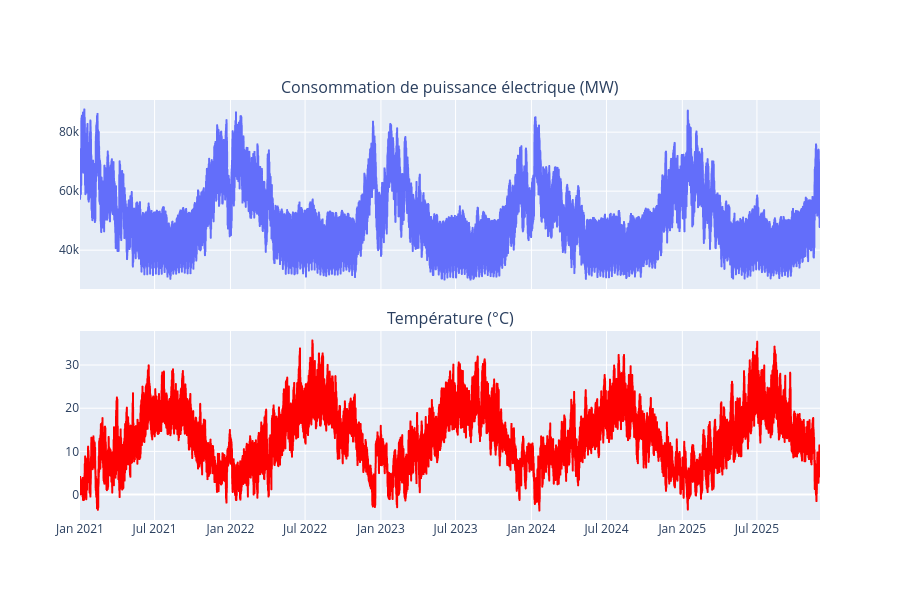

The notebook cell saved with this chart:
### Code cell
fig_2rows = make_subplots(
    rows=2, cols=1,
    shared_xaxes=True,
    subplot_titles=("Consommation de puissance électrique (MW)", "Température (°C)"),
    vertical_spacing=0.1
)
fig_rte = px.line(df, x='end_date', y='value')
fig_2rows.add_trace(fig_rte.data[0], row=1, col=1)

fig_temp = px.line(df, x='end_date', y='mean')
fig_temp.data[0].line.color = 'red'
fig_2rows.add_trace(fig_temp.data[0], row=2, col=1)

fig_2rows.update_layout(height=600)
fig_2rows.show()

### Figure 1 — Plotly figure (JSON) as saved in the notebook; plotly's stock layout.template omitted (floating-point values rounded to 4 significant figures; data arrays with more than 128 entries replaced by an {"elided": "..."} marker saying what was removed)
{"data": [{"hovertemplate": "end_date=%{x}<br>value=%{y}<extra></extra>", "legendgroup": "", "line": {"color": "#636efa", "dash": "solid"}, "marker": {"symbol": "circle"}, "mode": "lines", "name": "", "showlegend": false, "type": "scattergl", "x": {"elided": "43069 str values"}, "xaxis": "x", "y": {"elided": "43069 float values"}, "yaxis": "y"}, {"hovertemplate": "end_date=%{x}<br>mean=%{y}<extra></extra>", "legendgroup": "", "line": {"color": "red", "dash": "solid"}, "marker": {"symbol": "circle"}, "mode": "lines", "name": "", "showlegend": false, "type": "scattergl", "x": {"elided": "43069 str values"}, "xaxis": "x2", "y": {"elided": "43069 float values"}, "yaxis": "y2"}], "layout": {"annotations": [{"font": {"size": 16}, "showarrow": false, "text": "Consommation de puissance électrique (MW)", "x": 0.5, "xanchor": "center", "xref": "paper", "y": 1, "yanchor": "bottom", "yref": "paper"}, {"font": {"size": 16}, "showarrow": false, "text": "Température (°C)", "x": 0.5, "xanchor": "center", "xref": "paper", "y": 0.45, "yanchor": "bottom", "yref": "paper"}], "height": 600, "xaxis": {"anchor": "y", "domain": [0, 1], "matches": "x2", "showticklabels": false}, "xaxis2": {"anchor": "y2", "domain": [0, 1]}, "yaxis": {"anchor": "x", "domain": [0.55, 1]}, "yaxis2": {"anchor": "x2", "domain": [0, 0.45]}}}
